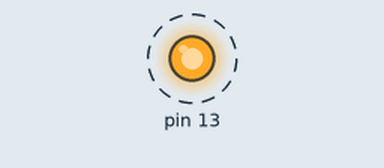
Recording of a sketch running on a simulated Arduino Uno, built with avr-gcc and run on an emulated ATmega328P. Parts: output pins drawn as LEDs (lit = HIGH). Dashed ring = blinking.

Above: at 0.2 s.
Timing chart, 0 to 3.0 s (numbered marks = the images above):
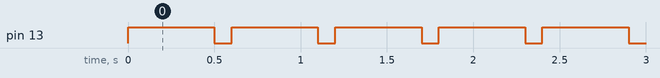

The sketch:

_1SecDelay.ino
```cpp
void setup() {
  pinMode(13, OUTPUT);
  // put your setup code here, to run once:

}

void loop() {
  digitalWrite(13, 1);
  delay(500);
  digitalWrite(13, 0);
  delay(100);

}
```

Measured:
- by itself, pin 13: alternates HIGH for 0.50 s and LOW for 0.10 s
